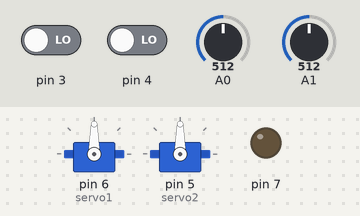
The sketch below on a simulated Arduino Uno, built with avr-gcc and run on an emulated ATmega328P. Shown: 2 × servo, output pins drawn as LEDs (lit = HIGH). Inputs (shaded band) come from the test bench; at power-on: pin 4 LOW, A0 = 512, pin 3 LOW, A1 = 512.

Above: at 1.2 s.
1.3 s: pin 4 driven HIGH
4.3 s: A0 set to 497
At 5.67 s:
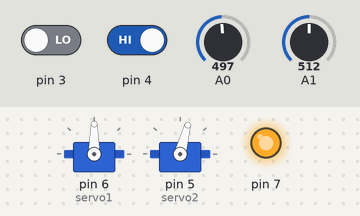
7.3 s: pin 3 driven HIGH
At 9.1 s:
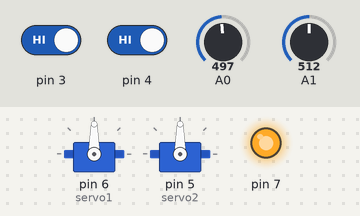
9.6 s: A1 set to 716
At 9.9 s:
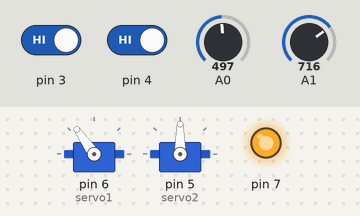
11.1 s: A0 set to 522
At 12.3 s:
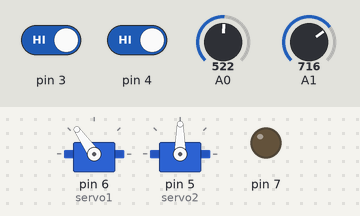
12.6 s: A1 set to 900
At 13.7 s:
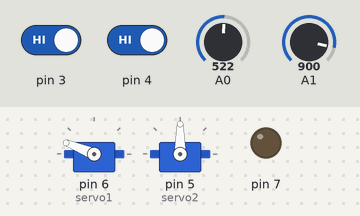
Timing chart, 0 to 15.1 s (numbered marks = the images above; inputs shaded):
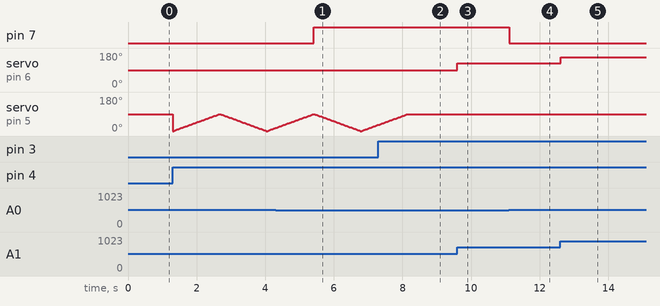

Measured:
- the behaviour switches between 512 and 511 on A0 (found by bisection; images 0 and 1)
- after the input at 4.3 s, pin 7: LOW → HIGH after 1.1 s
- after the input at 7.3 s, servo on pin 5 (servo2): goes on until 8.1 s, then stays 90°
- after the input at 9.6 s, servo on pin 6 (servo1): 90° → 125° at once
- after the input at 11.1 s, pin 7: HIGH → LOW at once
- after the input at 12.6 s, servo on pin 6 (servo1): 125° → 158° at once

The sketch:

Clase3_2.ino
```cpp
#include <Servo.h>

Servo servo1;
Servo servo2;

int posServo1 = 0;
int posServo2 = 0;

void setup() {
  pinMode(7, OUTPUT);
  pinMode(4, INPUT);
  pinMode(3, INPUT);

  servo1.attach(6);
  servo2.attach(5);

}

void loop() {
  if (digitalRead(3)) {
    int val = analogRead(A1);
    val = map(val, 0, 1023, 0, 180);
    servo1.write(val);
    delay(15);
  } else {
    if (digitalRead(4) && posServo2 == 0) {
      for (posServo2 = 0; posServo2 <= 90; posServo2 += 1) {
        servo2.write(posServo2);
        delay(15);
      }

      posServo2 = 90;
    } else if (digitalRead(4) && posServo2 >= 90) {
      for (posServo2 = 90; posServo2 >= 0; posServo2 -= 1) {
        servo2.write(posServo2);
        delay(15);
      }

      posServo2 = 0;
    }
  }

  int lectura = analogRead(A0);
  if (lectura < 512) {
    digitalWrite(7, HIGH);
  } else {
    digitalWrite(7, LOW);
  }


}
```
